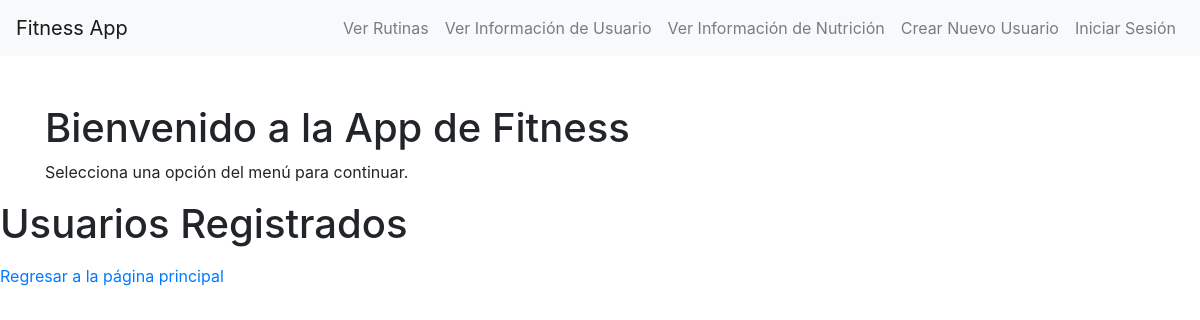
The app's page /mycoach/mycoach/, older data.
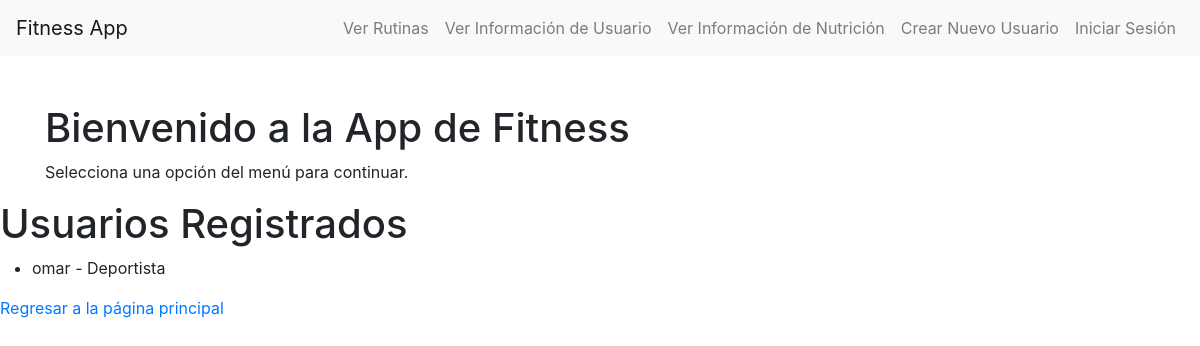
The same page, newer data.
### rutinas/models.py (models this page shows, shortened)
class Usuario(models.Model):
    ROL_CHOICES = [
        ('Administrador', 'Administrador'),
        ('Entrenador', 'Entrenador'),
        ('Deportista', 'Deportista')
    ]
    SEXO_CHOICES = [
        ('Masculino', 'Masculino'),
        ('Femenino', 'Femenino'),
        ('Otro', 'Otro')
    ]
    nombre = models.CharField(max_length=100)
    email = models.EmailField(unique=True)
    contrasena = models.CharField(max_length=255)
    rol = models.CharField(max_length=15, choices=ROL_CHOICES)
    edad = models.IntegerField()
    sexo = models.CharField(max_length=10, choices=SEXO_CHOICES)
    peso_actual = models.DecimalField(max_digits=5, decimal_places=2)
    altura_actual = models.DecimalField(max_digits=4, decimal_places=2, null=True, blank=True)
    fecha_nacimiento = models.DateField()
    fecha_registro = models.DateTimeField(auto_now_add=True)

### Mycoach/views.py (the view)
# urls.py: path('mycoach/', views.ver_usuarios, name='index'),
def ver_usuarios(request):
    usuarios = Usuario.objects.all()  # Obtiene todos los usuarios
    return render(request, 'usuarios.html', {'usuarios': usuarios})  # Renderiza la plantilla

### Mycoach/templates/usuarios.html (shortened to what this page needs)
{% extends 'index.html' %}
{% block content %}
<!DOCTYPE html>
<html>
<head>
</head>
<body>
    <h1>Usuarios Registrados</h1>
    <ul>
        {% for usuario in usuarios %}
            <li>{{ usuario.nombre }} - {{ usuario.rol }}</li>
        {% endfor %}
    </ul>
    <a href="{% url 'index' %}">Regresar a la página principal</a>
</body>
</html>
{% endblock %}

Row changes from the older to the newer data that the page shows:
added Usuario: nombre "omar", rol "Deportista"
